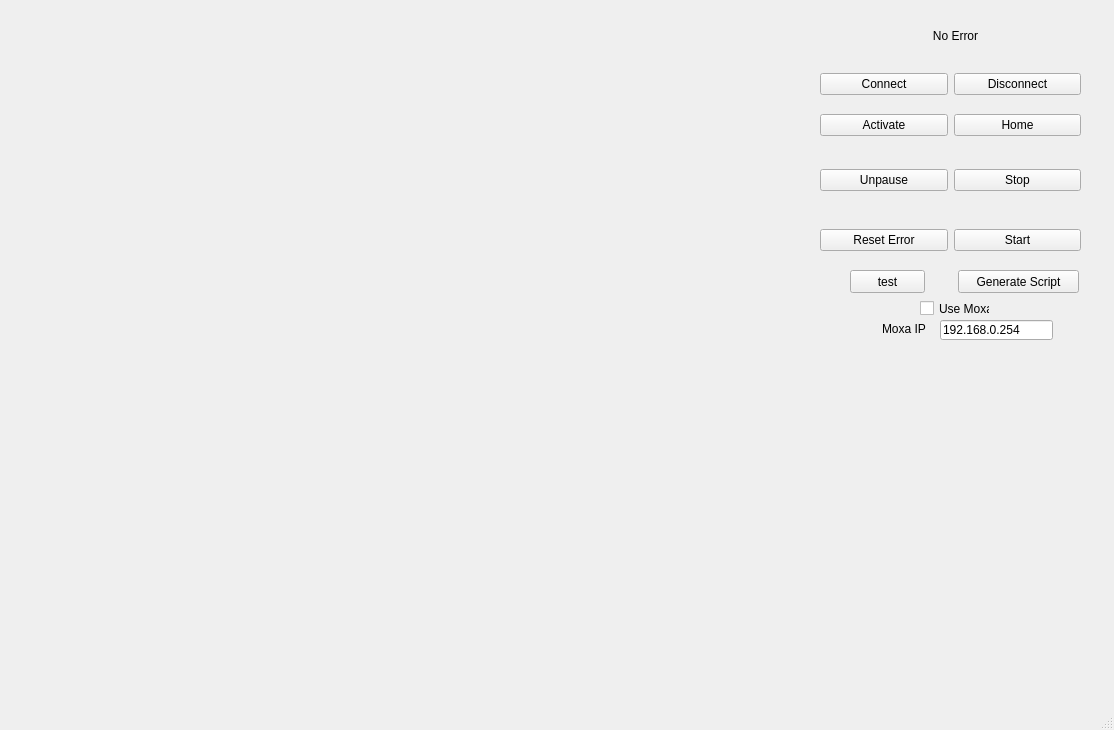
<?xml version="1.0" encoding="UTF-8"?>
<ui version="4.0">
 <class>MainWindow</class>
 <widget class="QMainWindow" name="MainWindow">
  <property name="geometry">
   <rect>
    <x>0</x>
    <y>0</y>
    <width>1114</width>
    <height>730</height>
   </rect>
  </property>
  <property name="windowTitle">
   <string>MainWindow</string>
  </property>
  <widget class="QWidget" name="centralwidget">
   <widget class="JogPanel" name="jogWindow" native="true">
    <property name="geometry">
     <rect>
      <x>10</x>
      <y>10</y>
      <width>251</width>
      <height>561</height>
     </rect>
    </property>
   </widget>
   <widget class="PoseWidget" name="jointPose" native="true">
    <property name="geometry">
     <rect>
      <x>280</x>
      <y>10</y>
      <width>521</width>
      <height>81</height>
     </rect>
    </property>
   </widget>
   <widget class="PoseWidget" name="tcpPose" native="true">
    <property name="geometry">
     <rect>
      <x>280</x>
      <y>100</y>
      <width>521</width>
      <height>81</height>
     </rect>
    </property>
   </widget>
   <widget class="TeachPanel" name="teachWindow" native="true">
    <property name="geometry">
     <rect>
      <x>280</x>
      <y>190</y>
      <width>521</width>
      <height>381</height>
     </rect>
    </property>
   </widget>
   <widget class="QWidget" name="gridLayoutWidget">
    <property name="geometry">
     <rect>
      <x>820</x>
      <y>60</y>
      <width>261</width>
      <height>91</height>
     </rect>
    </property>
    <layout class="QGridLayout" name="gridLayout">
     <item row="0" column="1">
      <widget class="QPushButton" name="pushButtonDisconnect">
       <property name="text">
        <string>Disconnect</string>
       </property>
      </widget>
     </item>
     <item row="0" column="0">
      <widget class="QPushButton" name="pushButtonConnect">
       <property name="text">
        <string>Connect</string>
       </property>
      </widget>
     </item>
     <item row="1" column="0">
      <widget class="QPushButton" name="pushButtonActivate">
       <property name="text">
        <string>Activate</string>
       </property>
      </widget>
     </item>
     <item row="1" column="1">
      <widget class="QPushButton" name="pushButtonHome">
       <property name="text">
        <string>Home</string>
       </property>
      </widget>
     </item>
    </layout>
   </widget>
   <widget class="QWidget" name="horizontalLayoutWidget">
    <property name="geometry">
     <rect>
      <x>820</x>
      <y>150</y>
      <width>261</width>
      <height>61</height>
     </rect>
    </property>
    <layout class="QHBoxLayout" name="horizontalLayout">
     <item>
      <widget class="QPushButton" name="pushButtonUnpause">
       <property name="text">
        <string>Unpause</string>
       </property>
      </widget>
     </item>
     <item>
      <widget class="QPushButton" name="pushButtonStop">
       <property name="text">
        <string>Stop</string>
       </property>
      </widget>
     </item>
    </layout>
   </widget>
   <widget class="QPushButton" name="pushButtonTest">
    <property name="geometry">
     <rect>
      <x>850</x>
      <y>270</y>
      <width>75</width>
      <height>23</height>
     </rect>
    </property>
    <property name="text">
     <string>test</string>
    </property>
   </widget>
   <widget class="QWidget" name="horizontalLayoutWidget_2">
    <property name="geometry">
     <rect>
      <x>820</x>
      <y>210</y>
      <width>261</width>
      <height>61</height>
     </rect>
    </property>
    <layout class="QHBoxLayout" name="horizontalLayout_2">
     <item>
      <widget class="QPushButton" name="pushButtonReset">
       <property name="text">
        <string>Reset Error</string>
       </property>
      </widget>
     </item>
     <item>
      <widget class="QPushButton" name="pushButtonStart">
       <property name="text">
        <string>Start</string>
       </property>
      </widget>
     </item>
    </layout>
   </widget>
   <widget class="QLabel" name="errorLabel">
    <property name="geometry">
     <rect>
      <x>910</x>
      <y>20</y>
      <width>91</width>
      <height>31</height>
     </rect>
    </property>
    <property name="text">
     <string>No Error</string>
    </property>
    <property name="alignment">
     <set>Qt::AlignCenter</set>
    </property>
   </widget>
   <widget class="MoxaVisual" name="moxaWidget" native="true">
    <property name="geometry">
     <rect>
      <x>860</x>
      <y>350</y>
      <width>201</width>
      <height>321</height>
     </rect>
    </property>
   </widget>
   <widget class="QLineEdit" name="moxaIP">
    <property name="geometry">
     <rect>
      <x>940</x>
      <y>320</y>
      <width>113</width>
      <height>20</height>
     </rect>
    </property>
    <property name="text">
     <string>192.168.0.254</string>
    </property>
   </widget>
   <widget class="QLabel" name="label">
    <property name="geometry">
     <rect>
      <x>882</x>
      <y>322</y>
      <width>47</width>
      <height>13</height>
     </rect>
    </property>
    <property name="text">
     <string>Moxa IP</string>
    </property>
   </widget>
   <widget class="QCheckBox" name="useMoxa">
    <property name="geometry">
     <rect>
      <x>920</x>
      <y>300</y>
      <width>70</width>
      <height>17</height>
     </rect>
    </property>
    <property name="text">
     <string>Use Moxa</string>
    </property>
   </widget>
   <widget class="QPushButton" name="pushButtonGenerate">
    <property name="geometry">
     <rect>
      <x>958</x>
      <y>270</y>
      <width>121</width>
      <height>23</height>
     </rect>
    </property>
    <property name="text">
     <string>Generate Script</string>
    </property>
   </widget>
  </widget>
  <widget class="QMenuBar" name="menubar">
   <property name="geometry">
    <rect>
     <x>0</x>
     <y>0</y>
     <width>1114</width>
     <height>21</height>
    </rect>
   </property>
  </widget>
  <widget class="QStatusBar" name="statusbar"/>
 </widget>
 <customwidgets>
  <customwidget>
   <class>PoseWidget</class>
   <extends>QWidget</extends>
   <header>RobotToolWidgets</header>
   <container>1</container>
  </customwidget>
  <customwidget>
   <class>JogPanel</class>
   <extends>QWidget</extends>
   <header>RobotToolWidgets</header>
   <container>1</container>
  </customwidget>
  <customwidget>
   <class>TeachPanel</class>
   <extends>QWidget</extends>
   <header>RobotToolWidgets</header>
   <container>1</container>
  </customwidget>
  <customwidget>
   <class>MoxaVisual</class>
   <extends>QWidget</extends>
   <header>RobotToolWidgets</header>
   <container>1</container>
  </customwidget>
 </customwidgets>
 <resources/>
 <connections/>
</ui>
